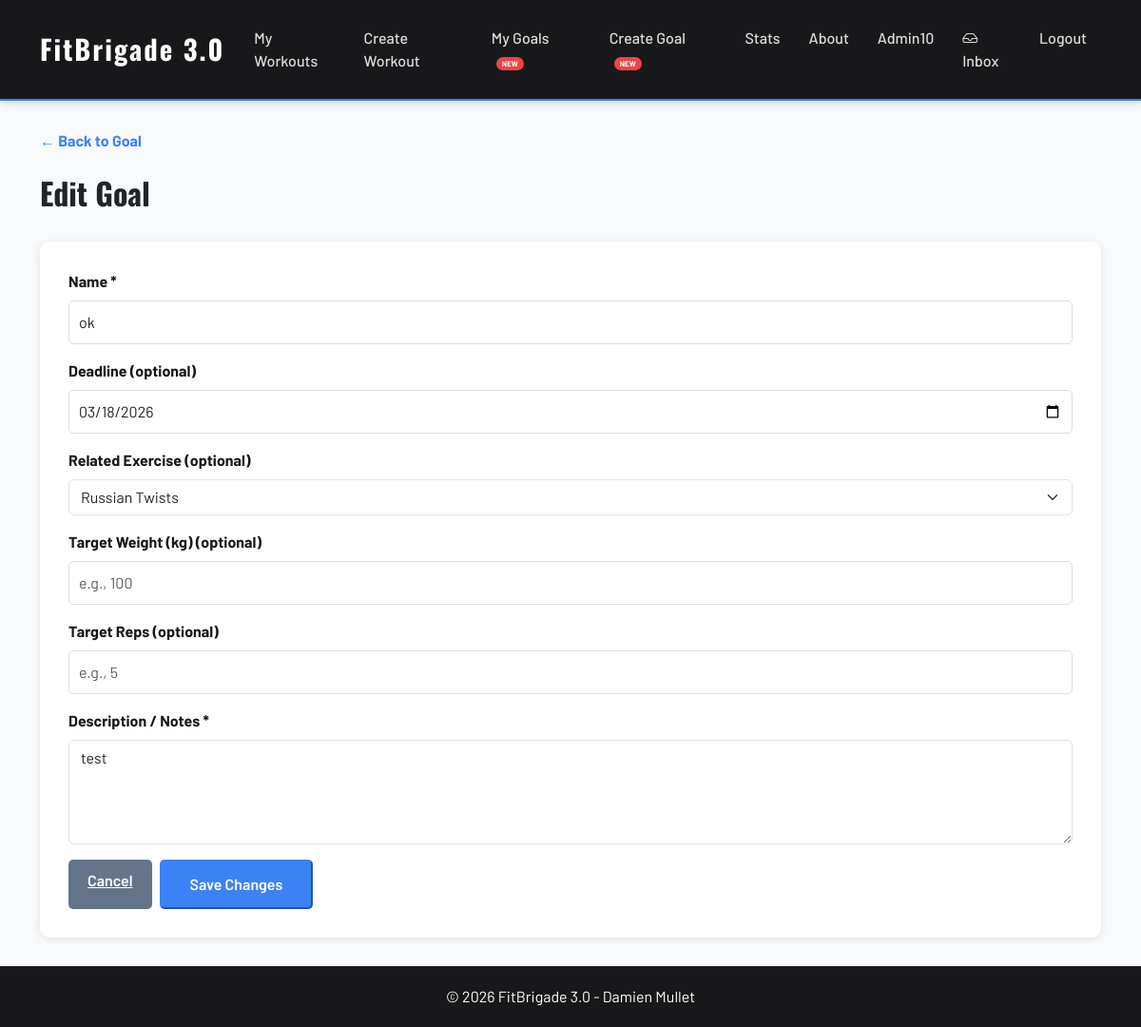
Page /goals/edit/3/ (signed in) on the committed database.
### users/models.py (models this page shows, shortened)
class CustomUser(AbstractUser):
    email = models.EmailField(unique=True)
    bio = models.TextField(blank=True, null=True)
    phone = models.CharField(max_length=20, blank=True, null=True)

### goals/models.py (models this page shows, shortened)
class Goal(models.Model):
    user = models.ForeignKey(
        settings.AUTH_USER_MODEL,
        on_delete=models.CASCADE,
        related_name='goals'
    )
    exercise = models.ForeignKey(
        Exercise,
        on_delete=models.SET_NULL,
        null=True,
        blank=True,
        related_name='goals'
    )
    name = models.CharField(max_length=100)
    target_weight = models.FloatField(null=True, blank=True)
    target_reps = models.PositiveIntegerField(null=True, blank=True)
    deadline = models.DateField(null=True, blank=True)
    notes = models.TextField(null=True, blank=True)
    created_at = models.DateTimeField(auto_now_add=True)
    is_completed = models.BooleanField(default=False)
    class Meta:
        ordering = ['deadline', '-created_at']

### goals/views.py (the view, shortened to what this page needs)
# urls.py: path('edit/<int:goal_id>/', views.edit_goal, name='edit_goal'),
@login_required
def edit_goal(request, goal_id):
    goal = get_object_or_404(Goal, id=goal_id, user=request.user)
    muscle_groups = MuscleGroup.objects.all()
    exercises_by_muscle = {}
    for mg in muscle_groups:
        exercises_by_muscle[mg.name] = Exercise.objects.filter(muscle_group=mg)
    return render(request, 'goals/edit_goal.html', {
        'goal': goal,
        'muscle_groups': muscle_groups,
        'all_exercises': exercises_by_muscle
    })

### goals/templates/goals/edit_goal.html (shortened to what this page needs)
{% extends 'base.html' %}
{% load static %}
{% block content %}
<a href="{% url 'goals:goal_detail' goal.id %}" class="back-link">← Back to Goal</a>
<br><br>
<h2>Edit Goal</h2>
<br>
<form method="POST" id="goalForm">
  <div class="mb-3">
    <label for="name" class="form-label fw-bold">Name *</label>
    <input type="text" id="name" name="name" class="form-control" required
      placeholder="e.g., Do my first pull-up" value="{{ goal.name }}">
  </div>
  <div class="mb-3">
    <label for="deadline" class="form-label fw-bold">Deadline (optional)</label>
    <input type="date" id="deadline" name="deadline" class="form-control"
      value="{{ goal.deadline|date:'Y-m-d'|default:'' }}">
  </div>
  <div class="mb-3">
    <label for="exercise" class="form-label fw-bold">Related Exercise (optional)</label>
    <select id="exercise" name="exercise" class="form-select">
      {% for muscle_name, exercises in all_exercises.items %}
      <optgroup label="{{ muscle_name }}">
        {% for exercise in exercises %}
        {% if goal.exercise and goal.exercise.id == exercise.id %}
        <option value="{{ exercise.id }}" selected>{{ exercise.name }}</option>
        {% else %}
        <option value="{{ exercise.id }}">{{ exercise.name }}</option>
        {% endif %}
        {% endfor %}
      </optgroup>
      {% endfor %}
    </select>
  </div>
  <div class="mb-3">
    <label for="target_weight" class="form-label fw-bold">Target Weight (kg) (optional)</label>
    <input type="number" id="target_weight" name="target_weight" class="form-control"
      step="0.5" placeholder="e.g., 100"
      value="{{ goal.target_weight|default:'' }}">
  </div>
  <div class="mb-3">
    <label for="target_reps" class="form-label fw-bold">Target Reps (optional)</label>
    <input type="number" id="target_reps" name="target_reps" class="form-control"
      min="1" placeholder="e.g., 5"
      value="{{ goal.target_reps|default:'' }}">
  </div>
  <div class="mb-3">
    <label for="notes" class="form-label fw-bold">Description / Notes *</label>
    <textarea id="notes" name="notes" class="form-control" rows="4" required
      placeholder="Describe your goal and what success looks like...">{{ goal.notes|default:'' }}</textarea>
  </div>
  <div class="d-flex gap-2 mt-3">
    <a href="{% url 'goals:goal_detail' goal.id %}" class="btn-secondary">Cancel</a>
    <button type="submit" class="btn-primary">Save Changes</button>
  </div>
</form>
{% endblock %}

### templates/base.html (shortened to what this page needs)
{% load static %}
<!DOCTYPE html>
<html lang="en">
<head>
    <link href="https://cdn.jsdelivr.net/npm/bootstrap@5.3.0/dist/css/bootstrap.min.css" rel="stylesheet" />
    <link href="https://cdn.jsdelivr.net/npm/bootstrap-icons@1.11.0/font/bootstrap-icons.css" rel="stylesheet" />
    <link rel="stylesheet" href="{% static 'css/style.css' %}">
</head>
<body>
    <nav class="navbar navbar-expand-lg navbar-dark">
        <div class="container">
            <a class="navbar-brand" href="{% url 'workouts:index' %}">FitBrigade 3.0</a>
            <div class="collapse navbar-collapse" id="navbarNav">
                <ul class="navbar-nav me-auto">
                    {% if user.is_authenticated %}
                    <li class="nav-item">
                        <a class="nav-link" href="{% url 'workouts:home' %}">My Workouts</a>
                    </li>
                    <li class="nav-item">
                        <a class="nav-link" href="{% url 'workouts:create_workout' %}">Create Workout</a>
                    </li>
                    <li class="nav-item">
                        <a class="nav-link" href="{% url 'goals:goals_list' %}">My Goals <span
                                class="nav-new">NEW</span></a>
                    </li>
                    <li class="nav-item">
                        <a class="nav-link" href="{% url 'goals:create_goal' %}">Create Goal <span
                                class="nav-new">NEW</span></a>
                    </li>
                    <li class="nav-item">
                        <a class="nav-link" href="{% url 'workouts:stats' %}">Stats</a>
                    </li>
                    {% else %}
                    <li class="nav-item">
                        <a class="nav-link" href="{% url 'workouts:index' %}">Home</a>
                    </li>
                    {% endif %}
                    <li class="nav-item">
                        <a class="nav-link" href="{% url 'workouts:about' %}">About</a>
                    </li>
                </ul>
                <ul class="navbar-nav ms-auto">
                    {% if user.is_authenticated %}
                    <li class="nav-item">
                        <a class="nav-link" href="{% url 'users:profile' %}">{{ user.username }}</a>
                    </li>
                    <li class="nav-item">
                        <a class="nav-link" href="{% url 'messaging:inbox' %}">
                            <i class="bi bi-inbox"></i> Inbox
                        </a>
                    </li>
                    <li class="nav-item">
                        <form method="post" action="{% url 'users:logout' %}" class="d-inline">
                            <button type="submit" class="nav-link btn btn-link text-white">Logout</button>
                        </form>
                    </li>
                    {% endif %}
                </ul>
            </div>
        </div>
    </nav>
    <div class="toast-container position-fixed bottom-0 end-0 p-3" style="z-index: 9999;">
    </div>
    <main>
        <div class="container">
            {% block content %}{% endblock %}
        </div>
    </main>
    <footer>
        <div class="container">
            <p>&copy; 2026 FitBrigade 3.0 - Damien Mullet</p>
        </div>
    </footer>
</body>
</html>

### static/css/style.css (style rules this page uses)
:root { --primary-color: #3b82f6; --secondary-color: #64748b; --danger-color: #ef4444; --dark-color: #18181b; --light-bg: #f8fafc; }
body { font-family: 'Barlow', 'Segoe UI', Tahoma, Geneva, Verdana, sans-serif; background-color: var(--light-bg); display: flex !important; flex-direction: column !important; min-height: 100vh !important; }
h1, h2, h3, h4, h5, h6 { font-family: 'Oswald', sans-serif; font-weight: 700; }
.btn-primary { background-color: var(--primary-color) !important; border-color: var(--primary-color) !important; color: white !important; padding: 12px 30px; border-radius: 5px; font-family: 'Barlow', sans-serif; font-weight: 600; transition: background-color 0.3s, transform 0.3s, box-shadow 0.3s; }
.btn-secondary { background-color: var(--secondary-color) !important; border-color: var(--secondary-color) !important; color: white !important; padding: 10px 20px; border-radius: 5px; font-family: 'Barlow', sans-serif; font-weight: 600; }
nav.navbar { background-color: var(--dark-color) !important; box-shadow: 0 2px 8px rgba(0, 0, 0, 0.15); border-bottom: 2px solid var(--primary-color); }
.navbar-brand { color: white !important; font-size: 1.8rem; font-weight: 700; font-family: 'Oswald', sans-serif; letter-spacing: 2px; }
.nav-link { color: rgba(255, 255, 255, 0.85) !important; font-weight: 500; position: relative; transition: color 0.3s; padding: 20px 15px !important; }
.nav-link::after { content: ""; position: absolute; bottom: 0; left: 50%; width: 0; height: 3px; background: var(--primary-color); transition: width 0.3s ease, left 0.3s ease; }
.nav-new { background: var(--danger-color); color: white; font-size: 0.5rem; padding: 2px 6px; border-radius: 10px; margin-left: 5px; font-weight: 700; animation: pulse 2s infinite; }
main { flex: 1 !important; padding: 30px 0; }
form:not(.d-inline) { background: white; padding: 30px; border-radius: 10px; box-shadow: 0 2px 8px rgba(0, 0, 0, 0.1); }
form label { font-weight: bold; color: var(--dark-color); display: block; margin-bottom: 8px; }
form input[type="text"], form input[type="date"], form input[type="number"], form textarea, select { width: 100%; padding: 10px; border: 1px solid #ddd; border-radius: 5px; font-size: 1rem; }
form textarea { resize: vertical; }
.back-link { color: var(--primary-color); text-decoration: none; font-weight: bold; }
footer { background-color: var(--dark-color); color: white; text-align: center; padding: 20px 0; margin-top: auto; }
footer p { margin: 0; }

### rows in the picture
CustomUser: username "Admin10"
Goal: name "ok", deadline "03/18/2026", notes "test"

### other values in the picture
form field exercise "Russian Twists"
